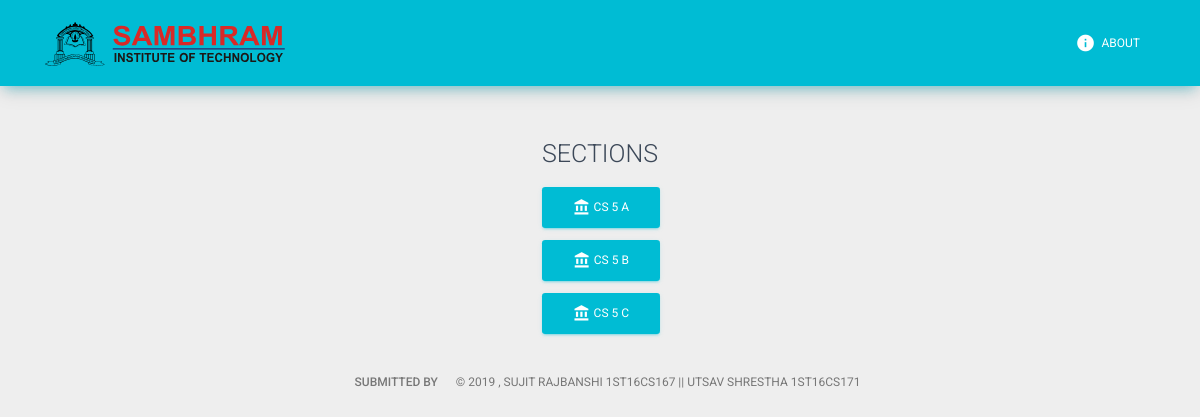
The app's page /routine/departments/1/ with its own data.
### routine/models.py (models this page shows, shortened)
class Section(models.Model):
    name = models.CharField(max_length=10)
    department = models.ForeignKey(Department, on_delete=models.CASCADE)
    semester = models.ForeignKey(Semester, on_delete=models.CASCADE)
    class Meta:
        unique_together = [('name', 'department', 'semester')]

### routine/views.py (the view)
# urls.py: re_path(r'^departments/sections/(?P<sec_id>[0-9]+)/$', views.section_routine, name='section_routine'),
def sections(request, department_id):
    all_sections = Section.objects.filter(department_id=department_id)
    context = {'all_sections': all_sections}
    return render(request, 'routine/sections.html', context)

### routine/templates/routine/sections.html
<!DOCTYPE html>
{% extends 'routine/base.html' %}
{% load static %}
{% block content %}
    <span class="blockquote"></span>
    <div class="container col-sm-12 col-lg-6 ml-auto mr-auto">
        <table class="col-lg-2 ml-auto mr-auto text-center">
            {% if all_sections %}
                <h3 class="text-center">SECTIONS</h3>
                {% for sections in all_sections %}
                    <tr>
                        <td class="col-lg-2 ml-auto mr-auto">
                            <a href="{% url 'routine:section_routine' sections.id %}" class="btn btn-info btn-block"><i
                                    class="material-icons">account_balance</i> {{ sections.name }} </a>
                        </td>
                    </tr>
                {% endfor %}
            {% else %}
                <h3>No Sections</h3>
            {% endif %}
        </table>
    </div>
{% endblock %}

### records on screen
Section: name "CS 5 A"
Section: name "CS 5 B"
Section: name "CS 5 C"
